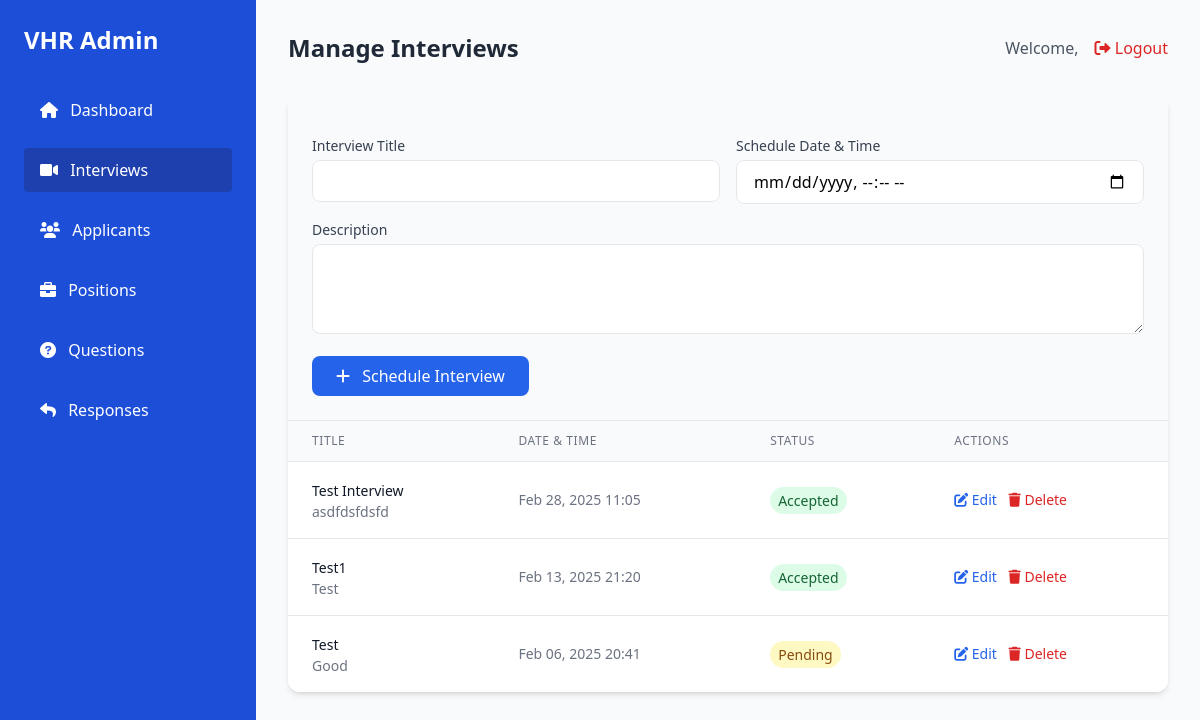
The app's page /interviews/, older data.
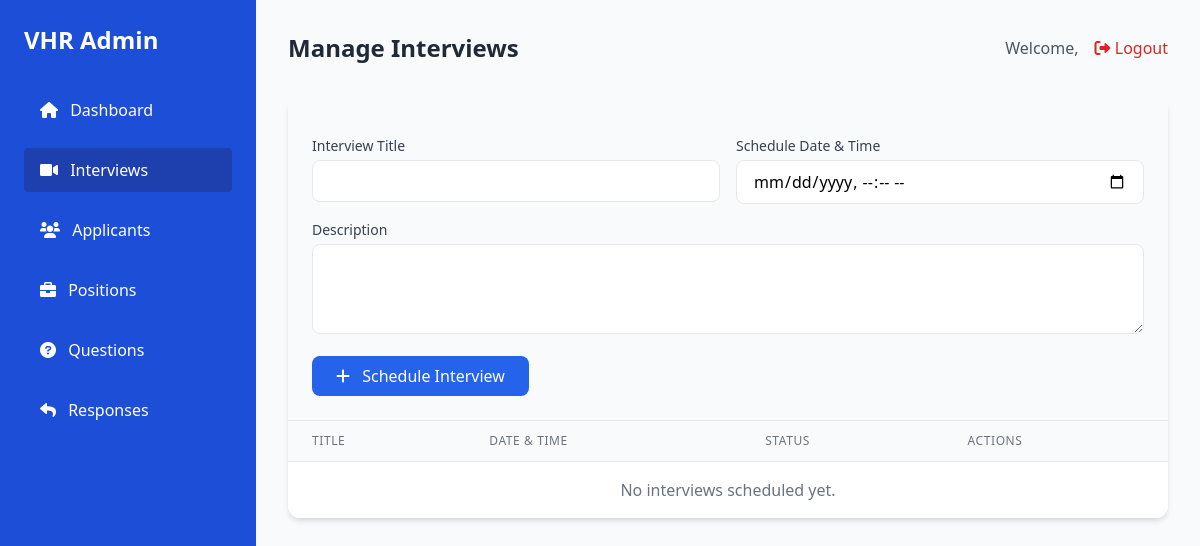
The same page, newer data.
### interviews/models.py (models this page shows, shortened)
class Interview(models.Model):
    STATUS_CHOICES = [
        ('pending', 'Pending'),
        ('accepted', 'Accepted'),
        ('rejected', 'Rejected'),
    ]
    title = models.CharField(max_length=255)
    description = models.TextField()
    scheduled_date = models.DateTimeField()
    status = models.CharField(max_length=10, choices=STATUS_CHOICES, default='pending')

### interviews/views.py (the view)
# urls.py: path('interviews/', manage_interviews, name='manage_interviews'),
def manage_interviews(request):
    interviews = Interview.objects.all().order_by('-scheduled_date')
    return render(request, 'admin/manage_interviews.html', {
        'interviews': interviews
    })

### interviews/templates/admin/manage_interviews.html (shortened to what the changed rows need)
{% extends "admin/base_admin.html" %}
{% block page_title %}Manage Interviews{% endblock %}
{% block admin_content %}
<div class="bg-white rounded-xl shadow-md overflow-hidden">
    <div class="overflow-x-auto">
        <table class="min-w-full divide-y divide-gray-200">
            <thead class="bg-gray-50">
                <tr>
                    <th class="px-6 py-3 text-left text-xs font-medium text-gray-500 uppercase tracking-wider">Title</th>
                    <th class="px-6 py-3 text-left text-xs font-medium text-gray-500 uppercase tracking-wider">Date & Time</th>
                    <th class="px-6 py-3 text-left text-xs font-medium text-gray-500 uppercase tracking-wider">Status</th>
                    <th class="px-6 py-3 text-left text-xs font-medium text-gray-500 uppercase tracking-wider">Actions</th>
                </tr>
            </thead>
            <tbody class="bg-white divide-y divide-gray-200">
                {% for interview in interviews %}
                <tr class="hover:bg-gray-50 transition">
                    <td class="px-6 py-4">
                        <span class="text-sm font-medium text-gray-900">{{ interview.title }}</span>
                        {% if interview.description %}
                        <p class="text-sm text-gray-500">{{ interview.description|truncatechars:100 }}</p>
                        {% endif %}
                    </td>
                    <td class="px-6 py-4 whitespace-nowrap text-sm text-gray-500">
                        {{ interview.scheduled_date|date:"M d, Y H:i" }}
                    </td>
                    <td class="px-6 py-4 whitespace-nowrap">
                        <span class="px-2 py-1 text-sm rounded-full
                            {% if interview.status == 'pending' %}bg-yellow-100 text-yellow-800
                            {% elif interview.status == 'accepted' %}bg-green-100 text-green-800
                            {% else %}bg-red-100 text-red-800{% endif %}">
                            {{ interview.status|title }}
                        </span>
                    </td>
                    <td class="px-6 py-4 whitespace-nowrap text-sm font-medium space-x-2">
                        <button onclick="editInterview({{ interview.id }})"
                                class="text-blue-600 hover:text-blue-900">
                            <i class="fas fa-edit"></i> Edit
                        </button>
                        <button onclick="deleteInterview({{ interview.id }})"
                                class="text-red-600 hover:text-red-900">
                            <i class="fas fa-trash"></i> Delete
                        </button>
                    </td>
                </tr>
                {% empty %}
                <tr>
                    <td colspan="4" class="px-6 py-4 text-center text-gray-500">
                        No interviews scheduled yet.
                    </td>
                </tr>
                {% endfor %}
            </tbody>
        </table>
    </div>
</div>
{% endblock %}

Row changes from the older to the newer data that the page shows:
removed Interview: title "Test Interview", description "asdfdsfdsfd", scheduled_date "Feb 28, 2025 11:05", status "Accepted"
removed Interview: title "Test1", description "Test", scheduled_date "Feb 13, 2025 21:20", status "Accepted"
removed Interview: title "Test", description "Good", scheduled_date "Feb 06, 2025 20:41", status "Pending"
Text that changed along with them:
text now shown: "No interviews scheduled yet."
